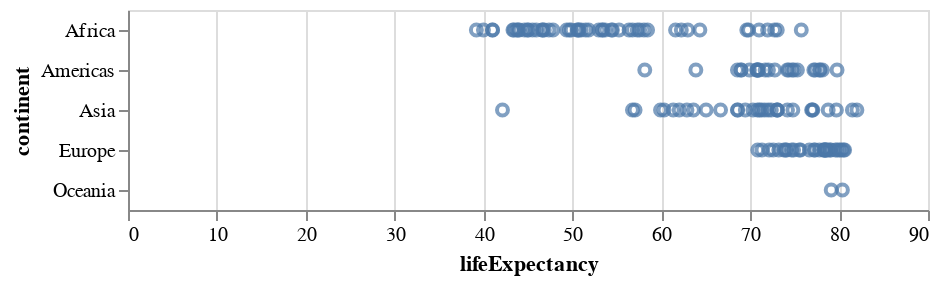

Write notebook code for a chart like this one.
### Code cell
alt.Chart(data2002).mark_point().encode(
    alt.X("lifeExpectancy:Q"),
    alt.Y("continent:O")
)

### Figure 1 — Vega-Lite specification as saved in the notebook (floating-point values rounded to 4 significant figures; data arrays with more than 128 entries replaced by an {"elided": "..."} marker saying what was removed)
{"config": {"view": {"continuousWidth": 400, "continuousHeight": 300}}, "data": {"name": "data-964a61b051c519a7a790da86eeedefcd"}, "mark": "point", "encoding": {"x": {"type": "quantitative", "field": "lifeExpectancy"}, "y": {"type": "ordinal", "field": "continent"}}, "$schema": "https://vega.github.io/schema/vega-lite/v4.8.1.json", "datasets": {"data-964a61b051c519a7a790da86eeedefcd": {"elided": "142 records"}}}
